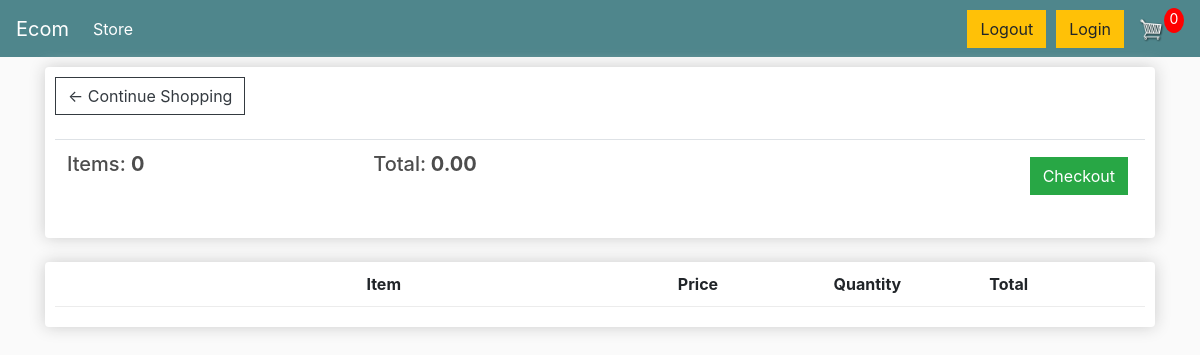
The app's page /cart/ (signed in), older data.
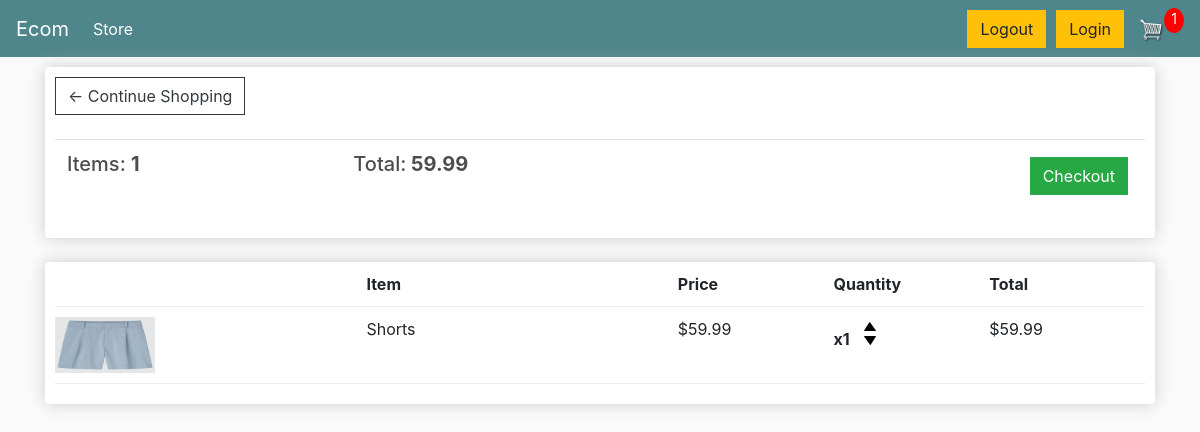
The same page, newer data.
### store/models.py (models this page shows, shortened)
class Order(models.Model):
    customer = models.ForeignKey(Customer, on_delete=models.SET_NULL, null=True, blank=True)
    date_ordered =  models.DateField(auto_now_add=True)
    complete = models.BooleanField(default=False)
    transaction_id = models.CharField(max_length=100, null=True)
    @property
    def get_cart_total(self):
        orderitems = self.orderitem_set.all()
        total = sum([item.get_total for item in orderitems])
        return total
    @property
    def get_cart_items(self):
        orderitems = self.orderitem_set.all()
        total = sum([item.quantity for item in orderitems])
        return total

class OrderItem(models.Model):
    product = models.ForeignKey(Product, on_delete=models.SET_NULL, null=True)
    order = models.ForeignKey(Order, on_delete=models.SET_NULL, null=True)
    quantity = models.IntegerField(default=0, null=True, blank=True)
    date_added = models.DateTimeField(auto_now_add=True)
    @property
    def get_total(self):
        total = self.product.price * self.quantity
        return total

class Product(models.Model):
    name = models.CharField(max_length=200)
    price = models.FloatField()
    ship = models.BooleanField(default=False, null=True, blank=True)
    img = models.ImageField(null=True,blank=True)
    def imgURL(self):
        try:
            url = self.img.url
        except:
            url = ""
        return url

### store/views.py (the view)
# urls.py: path('cart/', views.cart, name="cart"),
def cart(request):
	if request.user.is_authenticated:
		customer = request.user.customer
		order, created = Order.objects.get_or_create(customer=customer,complete = False)
		items = order.orderitem_set.all()
		cartItems = order.get_cart_items
	else:
		items = []
		order = {'get_cart_total':0, 'get_cart_items':0}
		cartItems = order['get_cart_items']
	context = {'items': items, 'order': order, 'cartItems': cartItems, 'shipping': False}
	return render(request, 'store/cart.html', context)

### store/templates/store/cart.html
{% extends 'store/main.html' %}
{% load static %}
{% block content %}
	<div class="row">
		<div class="col-lg-12">
			<div class="box-element">
				<a  class="btn btn-outline-dark" href="{% url 'store' %}">&#x2190; Continue Shopping</a>
				<br>
				<br>
				<table class="table">
					<tr>
						<th><h5>Items: <strong>{{order.get_cart_items}}</strong></h5></th>
						<th><h5>Total:<strong> {{order.get_cart_total|floatformat:2}}</strong></h5></th>
						<th>
							<a  style="float:right; margin:5px;" class="btn btn-success" href="{% url 'checkout' %}">Checkout</a>
						</th>
					</tr>
				</table>
			</div>
			<br>
			<div class="box-element">
				<div class="cart-row">
					<div style="flex:2"></div>
					<div style="flex:2"><strong>Item</strong></div>
					<div style="flex:1"><strong>Price</strong></div>
					<div style="flex:1"><strong>Quantity</strong></div>
					<div style="flex:1"><strong>Total</strong></div>
				</div>
				{% for item in items %}
				<div class="cart-row">
					<div style="flex:2"><img class="row-image" src="{{item.product.imgURL}}"></div>
					<div style="flex:2"><p>{{item.product.name}}</p></div>
					<div style="flex:1"><p>${{item.product.price|floatformat:2}}</p></div>
					<div style="flex:1">
						<p class="quantity">x{{item.quantity}}</p>
						<div class="quantity">
							<img data-product="{{item.product.id}}" data-action="add" class="chg-quantity update-cart" src="{% static  'img/arrow-up.png' %}">
							<img data-product="{{item.product.id}}" data-action="remove" class="chg-quantity update-cart" src="{% static  'img/arrow-down.png' %}">
						</div>
					</div>
					<div style="flex:1"><p>${{item.get_total|floatformat:2}}</p></div>
				</div>{% endfor %}
			</div>
		</div>
	</div>
{% endblock content %}

### store/templates/store/main.html (shortened to what this page needs)
<!DOCTYPE html>
{% load static %}
<html>
<head>
	<link rel="stylesheet" href="https://stackpath.bootstrapcdn.com/bootstrap/4.4.1/css/bootstrap.min.css">
	<link rel="stylesheet" type="text/css" href="{% static 'maincss/main.css' %}">
</head>
<body>
	<nav class="navbar navbar-expand-lg navbar-dark bg-dark">
	  <a class="navbar-brand" href="{% url 'store' %}">Ecom</a>
	  <div class="collapse navbar-collapse" id="navbarSupportedContent">
		<ul class="navbar-nav mr-auto">
		  <li class="nav-item active">
			<a class="nav-link" href="{% url 'store' %}">Store <span class="sr-only">(current)</span></a>
		  </li>
		</ul>
		 <div class="form-inline my-4 my-lg-0">
			 <a href="{% url 'logout' %}" class="btn btn-warning" style="margin-right:10px">Logout</a>
			 <a href="{% url 'login' %}" class="btn btn-warning">Login</a>
			  <a href="{% url 'cart' %}">
				  <img  id="cart-icon" src="{% static 'img/cart.png' %}">
			  </a>
			 <p id="cart-total">{{cartItems}}</p>
			 </div>
	  </div>
</nav>
    <div class="container">
        {% block content %}
        {% endblock content %}
    </div>
</body>
</html>

### static/maincss/main.css (style rules this page uses)
body { background-color: hsl(0, 0%, 98%); }
h1,h2,h3,h4,h5,h6 { color:hsl(0, 0%, 30%); }
.box-element { box-shadow:hsl(0, 0%, 80%) 0 0 16px; background-color: #fff; border-radius: 4px; padding: 10px; }
.bg-dark { background-color: #4f868c!important; }
#cart-icon { width:25px; display: inline-block; margin-left: 15px; }
#cart-total { display: block; text-align: center; color:#fff; background-color: red; width: 20px; height: 25px; border-radius: 50%; font-size: 14px; }
.col-lg-4, .col-lg-6, .col-lg-8, .col-lg-12 { margin-top: 10px; }
.btn { border-radius: 0; }
.row-image { width: 100px; }
.cart-row { display: flex; align-items: flex-stretch; padding-bottom: 10px; margin-bottom: 10px; border-bottom: 1px solid #ececec; }
.quantity { display: inline-block; font-weight: 700; padding-right:10px; }
.chg-quantity { width: 12px; cursor: pointer; display: block; margin-top: 5px; transition:.1s; }

Row changes from the older to the newer data that the page shows:
no longer on this page (row edited): Order: get_cart_items "0", get_cart_total "0.00"
added Order: get_cart_items "1", get_cart_total "59.99"
added OrderItem: product.imgURL (picture), product.name "Shorts", product.price "59.99", quantity "1", get_total "59.99"
Text that changed along with them:
{{ cartItems }}: "0" → "1"
